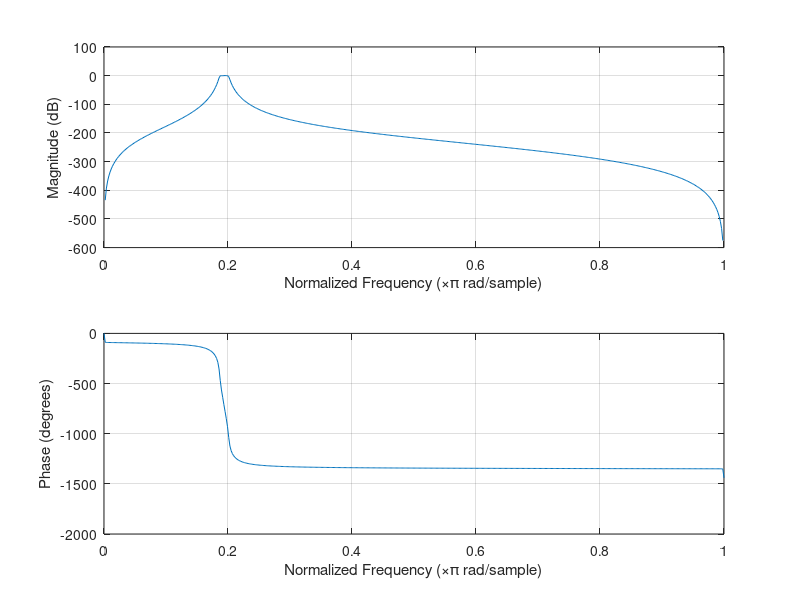
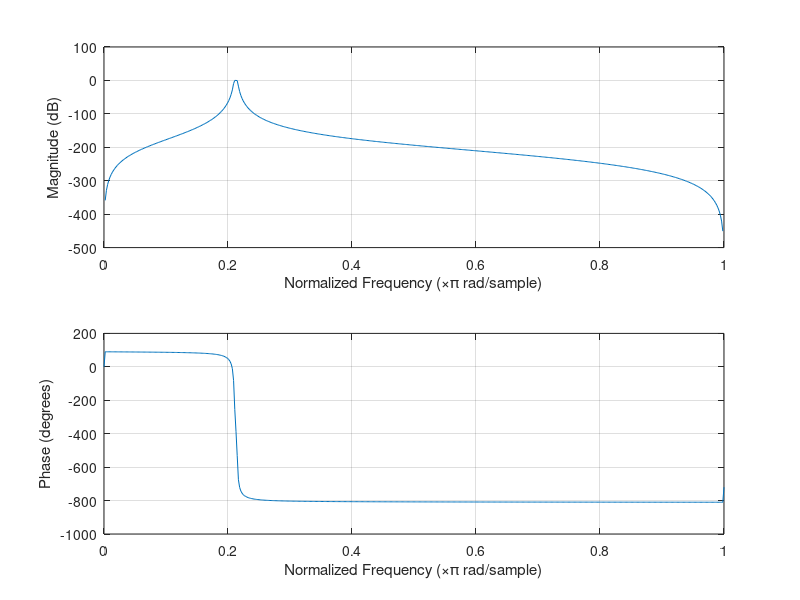
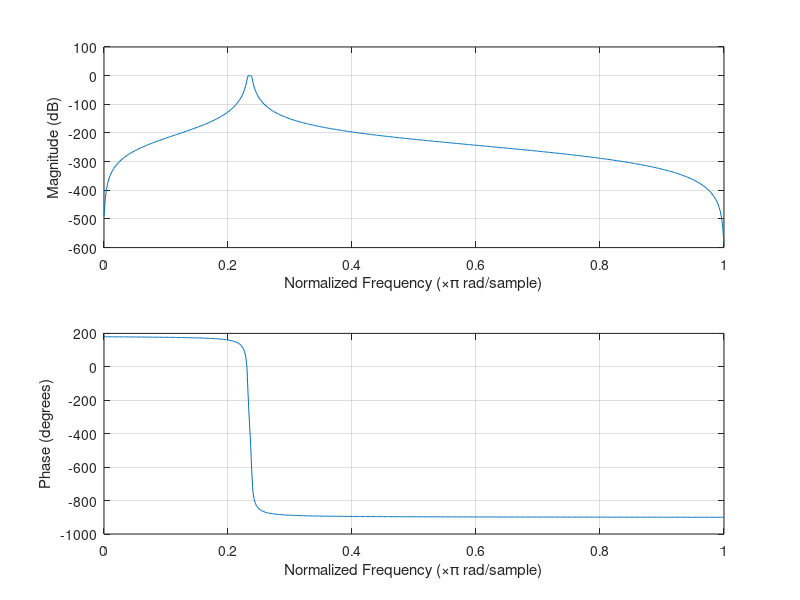
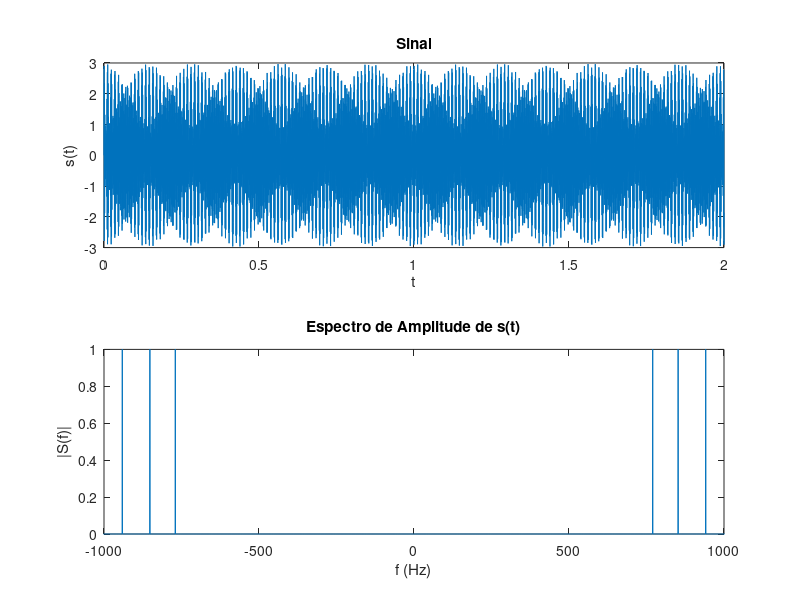

Write MATLAB code to recreate these figures, in order.
clear all; close all; clc;

load('matlab.mat')

%% Sinal
freq1 = 770;
freq2 = 852;
freq3 = 941;

tmin = 0;
tmax = 2;
Fs=8000;
Ts=1/Fs;
L=(tmax-tmin)/Ts;
t=0:Ts:tmax-Ts;
s = sin(2*pi*freq1*t) + sin(2*pi*freq2*t) + sin(2*pi*freq3*t);
S = fft(s);
S = abs(2*S/L);
S = fftshift(S);
freq = Fs*(-(L/2):(L/2)-1)/L;

%% Filtros IIR importados do filterDesigner 
figure,freqz(num_low1,den_low1);
figure,freqz(num_low2,den_low2);
figure,freqz(num_low3,den_low3);

s_f_low1 = filter(num_low1,den_low1,s);
S_F_low1 = fft(s_f_low1);
S_F_low1 = abs(2*S_F_low1/L);
S_F_low1 =fftshift(S_F_low1);   

s_f_low2 = filter(num_low2,den_low2,s);
S_F_low2 = fft(s_f_low2);
S_F_low2 = abs(2*S_F_low2/L);
S_F_low2 =fftshift(S_F_low2);  

s_f_low3 = filter(num_low3,den_low3,s);
S_F_low3 = fft(s_f_low3);
S_F_low3 = abs(2*S_F_low3/L);
S_F_low3 =fftshift(S_F_low3);  

%% Gráficos
figure;
freq = Fs*(-(L/2):(L/2)-1)/L;
subplot(2,1,1),plot(t,s);
title('Sinal')
xlabel('t')
ylabel('s(t)')
subplot(2,1,2),plot(freq,S)
xlim([-1000, 1000])
title('Espectro de Amplitude de s(t)')
xlabel('f (Hz)')
ylabel('|S(f)|')

figure;
subplot(3,1,1),plot(freq,S_F_low1)
title('Espectro de Amplitude do sinal Filtrado 1')
xlim([-1000, 1000])
xlabel('f (Hz)')
ylabel('|S(f)|')

subplot(3,1,2),plot(freq,S_F_low2)
title('Espectro de Amplitude do sinal Filtrado 2')
xlim([-1000, 1000])
xlabel('f (Hz)')
ylabel('|S(f)|')

subplot(3,1,3),plot(freq,S_F_low3)
title('Espectro de Amplitude do sinal Filtrado 3')
xlim([-1000, 1000])
% set_xticks(-1000:50:1000)
xlabel('f (Hz)')
ylabel('|S(f)|')